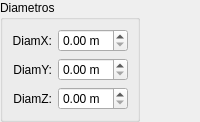
                <widget class="QWidget" name="page_Esfera">
                 <layout class="QVBoxLayout" name="verticalLayout">
                  <property name="margin">
                   <number>0</number>
                  </property>
                  <item>
                   <widget class="QGroupBox" name="groupBox_14">
                    <property name="sizePolicy">
                     <sizepolicy hsizetype="Fixed" vsizetype="Fixed">
                      <horstretch>0</horstretch>
                      <verstretch>0</verstretch>
                     </sizepolicy>
                    </property>
                    <property name="minimumSize">
                     <size>
                      <width>140</width>
                      <height>0</height>
                     </size>
                    </property>
                    <property name="maximumSize">
                     <size>
                      <width>140</width>
                      <height>16777215</height>
                     </size>
                    </property>
                    <property name="title">
                     <string>Diametros</string>
                    </property>
                    <layout class="QFormLayout" name="formLayout_15">
                     <property name="fieldGrowthPolicy">
                      <enum>QFormLayout::AllNonFixedFieldsGrow</enum>
                     </property>
                     <item row="0" column="0">
                      <widget class="QLabel" name="label_39">
                       <property name="minimumSize">
                        <size>
                         <width>40</width>
                         <height>0</height>
                        </size>
                       </property>
                       <property name="text">
                        <string>DiamX:</string>
                       </property>
                       <property name="textFormat">
                        <enum>Qt::AutoText</enum>
                       </property>
                       <property name="alignment">
                        <set>Qt::AlignRight|Qt::AlignTrailing|Qt::AlignVCenter</set>
                       </property>
                       <property name="indent">
                        <number>-1</number>
                       </property>
                      </widget>
                     </item>
                     <item row="0" column="1">
                      <widget class="QDoubleSpinBox" name="doubleSpinBox_DiamX">
                       <property name="minimumSize">
                        <size>
                         <width>60</width>
                         <height>0</height>
                        </size>
                       </property>
                       <property name="suffix">
                        <string> m</string>
                       </property>
                       <property name="maximum">
                        <double>100.000000000000000</double>
                       </property>
                      </widget>
                     </item>
                     <item row="1" column="0">
                      <widget class="QLabel" name="label_42">
                       <property name="minimumSize">
                        <size>
                         <width>40</width>
                         <height>0</height>
                        </size>
                       </property>
                       <property name="text">
                        <string>DiamY:</string>
                       </property>
                       <property name="textFormat">
                        <enum>Qt::AutoText</enum>
                       </property>
                       <property name="alignment">
                        <set>Qt::AlignRight|Qt::AlignTrailing|Qt::AlignVCenter</set>
                       </property>
                       <property name="indent">
                        <number>-1</number>
                       </property>
                      </widget>
                     </item>
                     <item row="1" column="1">
                      <widget class="QDoubleSpinBox" name="doubleSpinBox_DiamY">
                       <property name="suffix">
                        <string> m</string>
                       </property>
                       <property name="maximum">
                        <double>100.000000000000000</double>
                       </property>
                      </widget>
                     </item>
                     <item row="2" column="1">
                      <widget class="QDoubleSpinBox" name="doubleSpinBox_DiamZ">
                       <property name="suffix">
                        <string> m</string>
                       </property>
                       <property name="maximum">
                        <double>100.000000000000000</double>
                       </property>
                      </widget>
                     </item>
                     <item row="2" column="0">
                      <widget class="QLabel" name="label_56">
                       <property name="minimumSize">
                        <size>
                         <width>40</width>
                         <height>0</height>
                        </size>
                       </property>
                       <property name="text">
                        <string>DiamZ:</string>
                       </property>
                       <property name="textFormat">
                        <enum>Qt::AutoText</enum>
                       </property>
                       <property name="alignment">
                        <set>Qt::AlignRight|Qt::AlignTrailing|Qt::AlignVCenter</set>
                       </property>
                       <property name="indent">
                        <number>-1</number>
                       </property>
                      </widget>
                     </item>
                    </layout>
                   </widget>
                  </item>
                 </layout>
                </widget>
